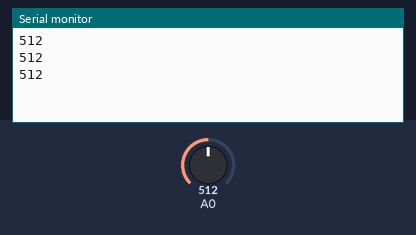
Simulated run of this sketch. Board: Arduino Uno, built with avr-gcc and run on an emulated ATmega328P. On the bench: the last lines printed to the serial monitor. Inputs (shaded band) come from the test bench; at power-on: A0 = 512.

Above: at 1.3 s.
1.4 s: A0 set to 716
At 1.9 s:
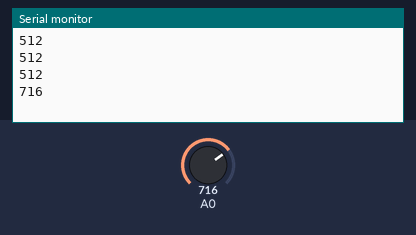
2.9 s: A0 set to 900
At 3.4 s:
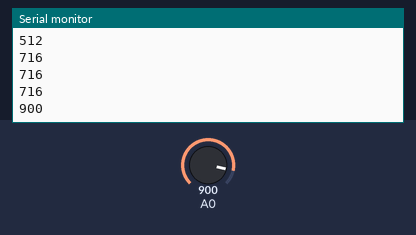
Timing chart, 0 to 5.9 s (numbered marks = the images above; inputs shaded):
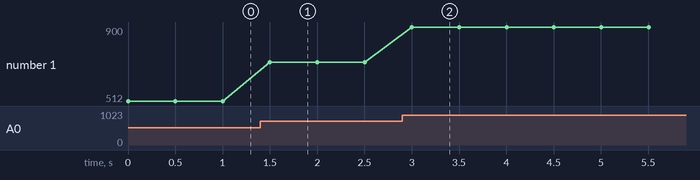

The sketch:

soilHumidity.ino
```cpp
void setup()
{
  Serial.begin(9600);
  pinMode(A0, INPUT);
}

void loop()
{
  int s0 = analogRead(A0);
  Serial.println(s0);
  delay(500);
}
```

Measured:
- after the input at 1.4 s, the serial monitor: prints a new line after 0.10 s (image 1)
- after the input at 2.9 s, the serial monitor: prints a new line after 0.10 s (image 2)
- plotted number 1: 512 → 716 after the input at 1.4 s, 716 → 900 after the input at 2.9 s
